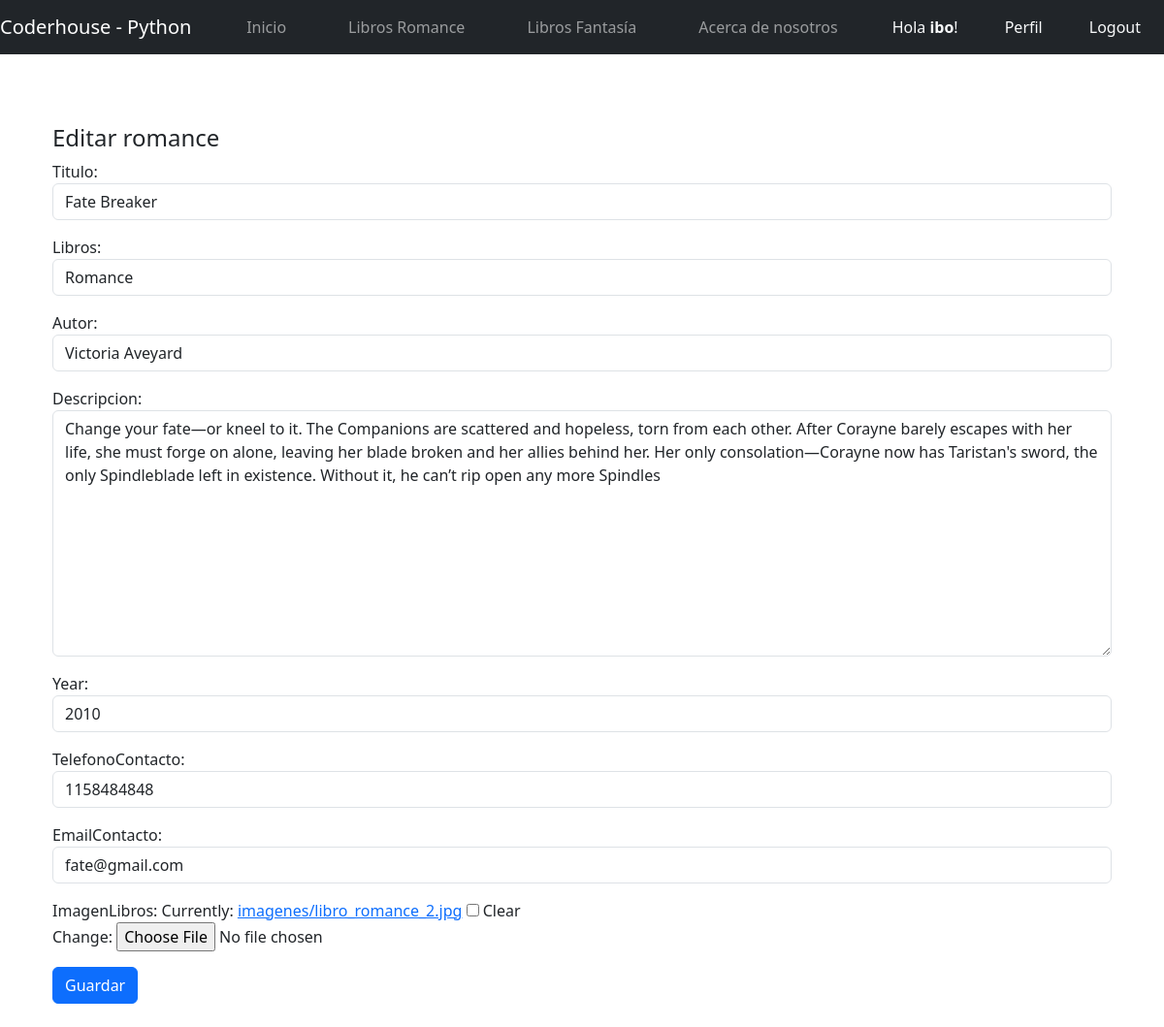
/romanceEdicion/5/ (signed in), run on the app's committed database.
### mi_app/models.py (models this page shows, shortened)
class Libros(models.Model):
    librosSeleccion = (
    ('romance','Romance'),
    ('fantasia', 'Fantasia'),
    )
    usuario = models.ForeignKey(User, on_delete=models.CASCADE, null=True, blank=True)
    titulo = models.CharField(max_length=200)
    libros = models.CharField(max_length=15, choices=librosSeleccion, default='romance')
    autor = models.CharField(max_length=40)
    descripcion = models.TextField(null=True, blank=True)
    year = models.IntegerField()
    fechaPublicacion = models.DateTimeField(auto_now_add=True)
    telefonoContacto = models.IntegerField()
    emailContacto = models.EmailField()
    imagenLibros = models.ImageField(null=True, blank=True, upload_to="imagenes/")
    class Meta:
        ordering = ['usuario', '-fechaPublicacion']

### mi_app/views.py (the view)
# urls.py: path('romanceEdicion/<int:pk>/', RomanceUpdate.as_view(), name='romance_editar'),
class RomanceUpdate(LoginRequiredMixin, UpdateView):
    model = Libros
    form_class = ActualizacionLibros
    success_url = reverse_lazy('romance')
    context_object_name = 'romance'
    template_name = 'romanceEdicion.html'

### mi_app/forms.py
class ActualizacionLibros(forms.ModelForm):
    class Meta:
        model = Libros
        fields = ('titulo', 'libros', 'autor', 'descripcion', 'year', 'telefonoContacto', 'emailContacto', 'imagenLibros')
        widgets = {
            'titulo' : forms.TextInput(attrs={'class': 'form-control'}),
            'libros' : forms.Select(attrs={'class': 'form-control'}),
            'autor' : forms.TextInput(attrs={'class': 'form-control'}),
            'descripcion' : forms.Textarea(attrs={'class': 'form-control'}),
            'year' : forms.TextInput(attrs={'class': 'form-control'}),
            'telefonoContacto' : forms.TextInput(attrs={'class': 'form-control'}),
            'emailContacto' : forms.TextInput(attrs={'class': 'form-control'}),
        }

### mi_app/templates/romanceEdicion.html
{% extends 'inicio.html' %}
{% block contenido %}
<br>
<br>
{% if user.id == romance.usuario.id %}
<div class="container">
    <h4>Editar romance</h4>
</div>
<div class="container">
    <div class="form-group">
        <form method="post" enctype="multipart/form-data">{% csrf_token %}
            {{ form.as_p }}
            <button type="submit" class="btn btn-primary">Guardar</button>
        </form>
    </div>
</div>
<br>
{% else %}
<div class="container">
<h4>No tienes acceso a esta pagina!</h4>
</div>
{% endif %}
{% endblock %}

### mi_app/templates/base.html (shortened to what this page needs)
<!DOCTYPE html>
<html lang="en">
<head>
    {% load static %}
    <link href="https://cdn.jsdelivr.net/npm/bootstrap@5.3.3/dist/css/bootstrap.min.css" rel="stylesheet">
    <link rel="stylesheet" href="https://cdn.jsdelivr.net/npm/bootstrap-icons@1.3.0/font/bootstrap-icons.css">
    <link rel="stylesheet" href="{% static 'styles.css' %}">
</head>
<body>
    <nav class="navbar navbar-expand-lg navbar-dark bg-dark">
        <a class="navbar-brand" href="{% url 'inicio' %}">Coderhouse - Python</a>
        <div class="collapse navbar-collapse" id="navbarNav">
            <ul class="navbar-nav ms-auto mb-2 mb-lg-0">
                <li class="nav-item px-4">
                    <a class="nav-link" href="{% url 'inicio' %}">Inicio</a>
                </li>
                <li class="nav-item px-4">
                    <a class="nav-link" href="{% url 'romances' %}">Libros Romance</a>
                </li>
                <li class="nav-item px-4">
                    <a class="nav-link" href="{% url 'fantasias' %}">Libros Fantasía</a>
                </li>
                <li class="nav-item px-4">
                    <a class="nav-link" href="{% url 'acerca_de_mi' %}">Acerca de nosotros</a>
                </li>
                {% if request.user.is_authenticated %}
                <li class="nav-item px-4 nav-link">
                    <span class="text-light"> Hola <strong>{{request.user.first_name}}</strong>!</span>
                </li>
                </div>
                <li class="nav-item px-4 nav-link">
                    <a class="nav-link" href="{% url 'editar_perfil' %}"><span class="text-light">Perfil</span></a>
                </li>
                <li class="nav-item px-4 nav-link">
                    <a class="nav-link text-light" href="/logout">Logout</a>
                </li>
                {% endif %}
    </nav>
    <div class="container mt-4">
        {% block contenido%}
        {% endblock %}
    </div>
</body>
</html>

### data on the page
Libros: titulo "Fate Breaker", libros "Romance", autor "Victoria Aveyard", descripcion "Change your fate—or kneel to it. The Companions are scattered and hopeless, torn from each other. After Corayne barely escapes with her life, she must forge on alone, leaving her blade broken and her allies behind her. Her only consolation—Corayne now has Taristan's sword, the only Spindleblade left in existence. Without it, he can’t rip open any more Spindles", year "2010", telefonoContacto "1158484848", emailContacto "fate@gmail.com"

### other printed values
{{ request.user.first_name }} "ibo"
